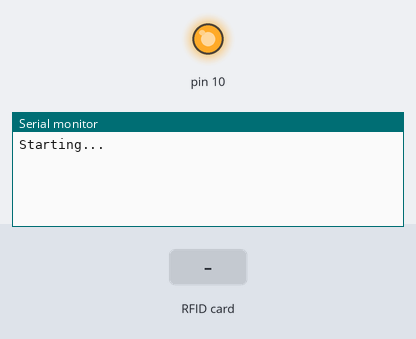
Simulated run of this sketch. Board: Arduino Uno, built with avr-gcc and run on an emulated ATmega328P. Shown: output pins drawn as LEDs (lit = HIGH), the last lines printed to the serial monitor. The inputs (shaded band) are chosen by the test bench.

Above: at 1.2 s.
1.3 s: RFID card AA BB CC DD held to the reader
At 2.1 s:
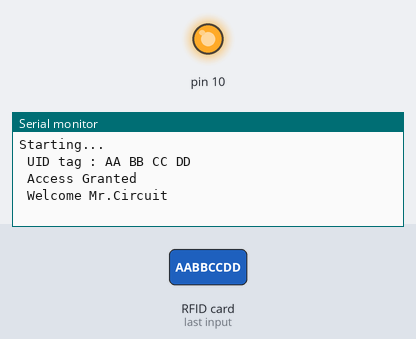
2.8 s: RFID card 5E 7A 19 C4 held to the reader
At 3.5 s:
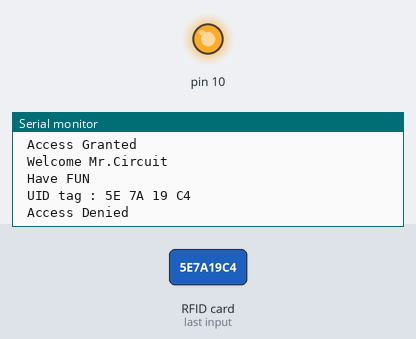

The sketch:

RFID_Test.ino
```cpp
/*
 *  Created by TheCircuit
*/
#include <SPI.h>
#include <MFRC522.h>

#define SS_PIN 4  //D2
#define RST_PIN 5 //D1

MFRC522 mfrc522_1(SS_PIN, RST_PIN);   // Create MFRC522 instance.
int statuss = 0;
int out = 0;

void setup() {
  Serial.begin(9600);   // Initiate a serial communication
  Serial.println("Starting...");
  SPI.begin();      // Initiate  SPI bus
  mfrc522_1.PCD_Init();   // Initiate MFRC522
}

void loop() {
  // Look for new cards
  if ( ! mfrc522_1.PICC_IsNewCardPresent())
  {
    return;
  }
  // Select one of the cards
  if ( ! mfrc522_1.PICC_ReadCardSerial())
  {
    return;
  }
  //Show UID on serial monitor
  Serial.println();
  Serial.print(" UID tag :");
  String content= "";
  byte letter;
  for (byte i = 0; i < mfrc522_1.uid.size; i++)
  {
     Serial.print(mfrc522_1.uid.uidByte[i] < 0x10 ? " 0" : " ");
     Serial.print(mfrc522_1.uid.uidByte[i], HEX);
     content.concat(String(mfrc522_1.uid.uidByte[i] < 0x10 ? " 0" : " "));
     content.concat(String(mfrc522_1.uid.uidByte[i], HEX));
  }
  content.toUpperCase();
  Serial.println();
  if (content.substring(1) == "AA BB CC DD") //change UID of the card that you want to give access
  {
    Serial.println(" Access Granted ");
    Serial.println(" Welcome Mr.Circuit ");
    delay(1000);
    Serial.println(" Have FUN ");
    Serial.println();
    statuss = 1;
  }

  else   {
    Serial.println(" Access Denied ");
    delay(3000);
  }
}
```

Measured:
- after the input at 1.3 s, the serial monitor: prints a new line at once (image 1)
- after the input at 2.8 s, the serial monitor: prints a new line at once (image 2)
